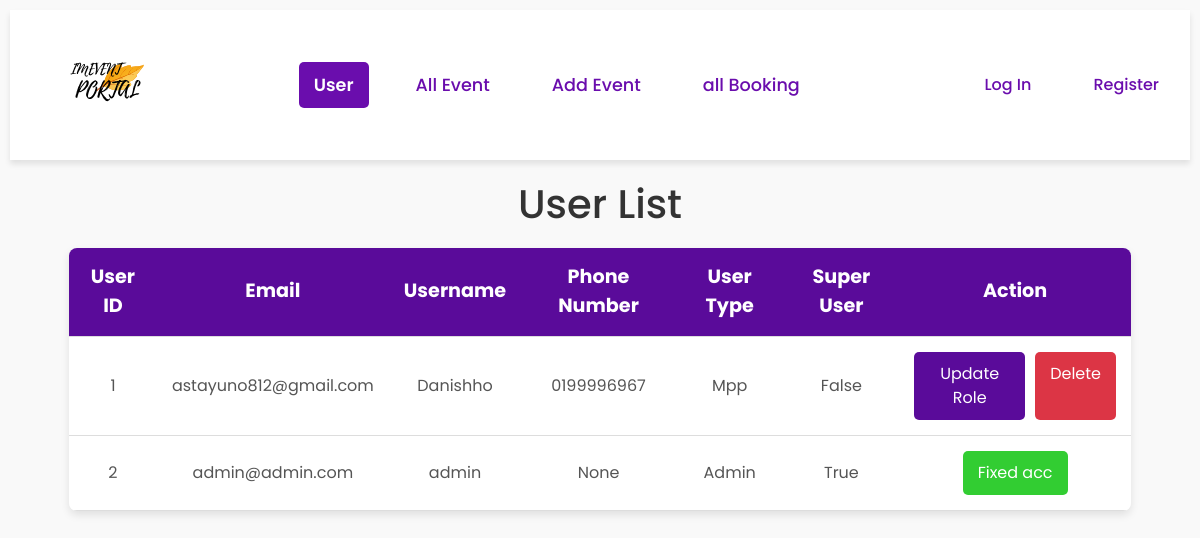
Page /adminpage/ on the committed database.
### Event/models.py (models this page shows, shortened)
class CustomUser(AbstractUser):
    email = models.EmailField(unique=True)
    user_type = models.CharField(max_length=10, choices=USER_TYPE_CHOICES, default='student')
    phone_number = models.CharField(max_length=15, null=True, blank=True)

### Event/views.py (the view)
# urls.py: path('adminpage/', views.adminpage, name='adminpage'),
def adminpage(request):
    user = CustomUser.objects.all()
    return render(request, 'adminpage.html', {'users': user})

### Event/templates/adminpage.html (shortened to what this page needs)
{% extends 'adminbase.html' %}
{% load static %}
{% block extra_head %}
    <link rel="stylesheet" href="https://cdn.jsdelivr.net/npm/bootstrap@4.0.0/dist/css/bootstrap.min.css">
    <link rel="stylesheet" href="{% static 'css/adminpage.css' %}">
{% endblock %}
{% block content %}
    <center><h1>User List</h1></center>
    <div class="event-table-container">
        <table class="event-table">
            <thead>
                <tr>
                    <th>User ID</th>
                    <th>Email</th>
                    <th>Username</th>
                    <th>Phone Number</th>
                    <th>User Type</th>
                    <th>Super User</th>
                    <th>Action</th>
                </tr>
            </thead>
            <tbody>
                {% for user in users %}
                    <tr>
                        <td>{{ user.id }}</td>
                        <td>{{ user.email }}</td>
                        <td>{{ user.username }}</td>
                        <td>{{ user.phone_number }}</td>
                        <td>{{ user.user_type }}</td>
                        <td>{{ user.is_superuser }}</td>
                        <td>
                            <div class="action-container">
                                {% if user.email == 'admin@admin.com' %}
                                    <button class="action-btn fixed">Fixed acc</button>
                                {% else %}
                                    <a href="{% url 'update_user' user.id %}">
                                        <button class="action-btn update">Update Role</button>
                                    </a>
                                    <button class="action-btn delete btn btn-danger" data-toggle="modal" data-target="#deleteModal" data-user-id="{{ user.id }}">
                                        Delete
                                    </button>
                                {% endif %}
                            </div>
                        </td>
                    </tr>
                {% endfor %}
            </tbody>
        </table>
    </div>
{% endblock %}

### Event/static/css/adminpage.css (style rules this page uses)
body { font-family: 'Arial', sans-serif; background-color: #f9f9f9; margin: 0; padding: 0; }
h1 { font-size: 2.5em; color: #333; margin-top: 20px; margin-bottom: 20px; }
.event-table-container { width: 90%; margin: 20px auto; box-shadow: 0 4px 8px rgba(0, 0, 0, 0.1); border-radius: 8px; overflow: hidden; }
.event-table { width: 100%; border-collapse: collapse; background-color: #fff; }
.event-table th, .event-table td { padding: 15px; text-align: center; border-bottom: 1px solid #ddd; }
.event-table th { background-color: #5a0b9a; color: white; font-size: 1.2em; }
.event-table td { font-size: 1em; color: #555; vertical-align: middle; }
.action-container { display: flex; justify-content: center; gap: 10px; }
.action-btn { display: inline-flex; padding: 10px 15px; border: none; border-radius: 5px; cursor: pointer; transition: background-color 0.3s ease; }
.action-btn.update { background-color: #5a0b9a; color: white; }
.action-btn.delete { background-color: #dc3545; color: white; }
.action-btn.fixed { background-color: limegreen; color: white; }

### Event/templates/adminbase.html (style rules this page uses)
body { font-family: 'Poppins', sans-serif; margin: 10px; padding: 0; }

### rows in the picture
CustomUser: id "1", email "astayuno812@gmail.com", username "Danishho", phone_number "0199996967", user_type "Mpp", is_superuser "False"
CustomUser: id "2", email "admin@admin.com", username "admin", phone_number "None", user_type "Admin", is_superuser "True", shows "Fixed acc"
